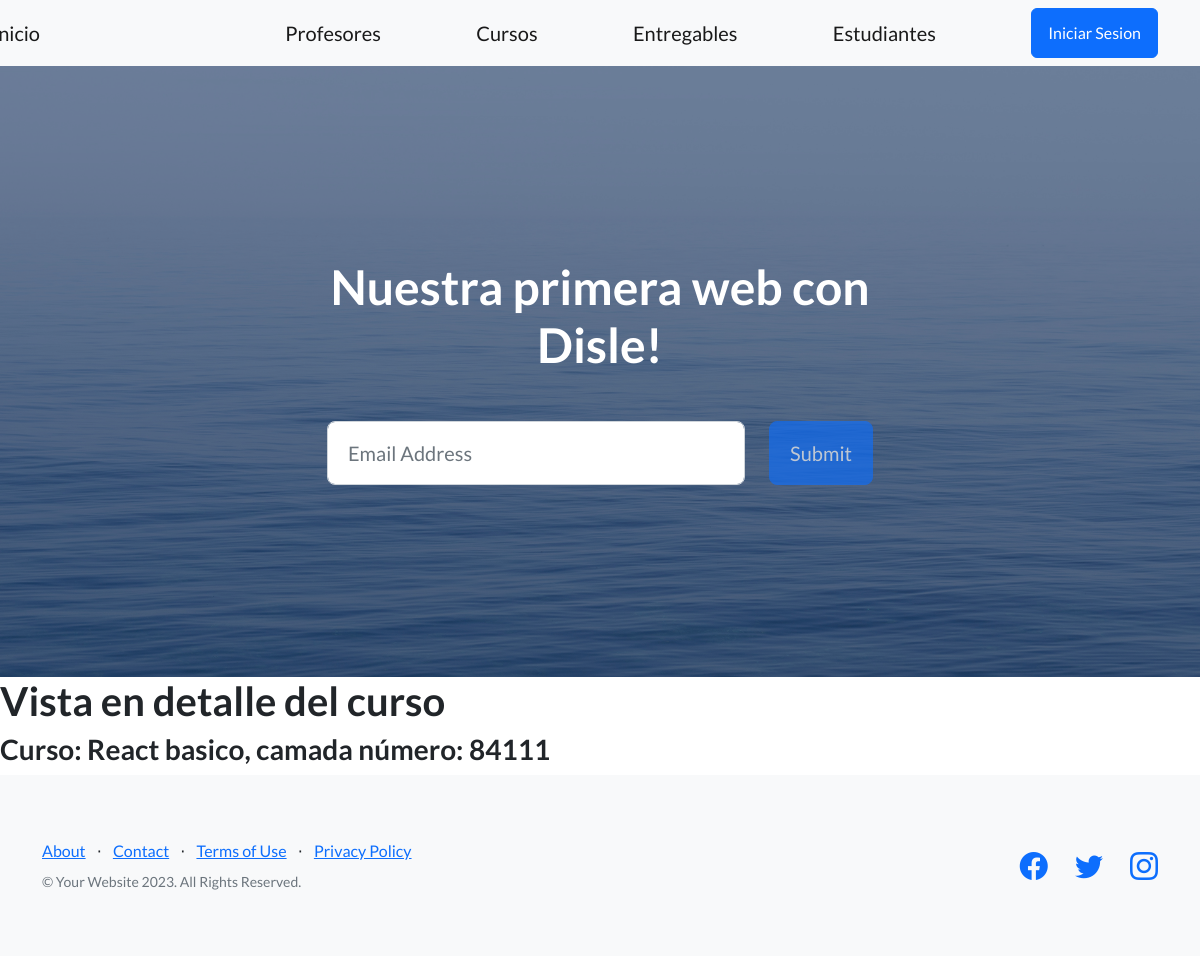
/app-coder/detalle-curso/4, run on an earlier commit of the app's database.
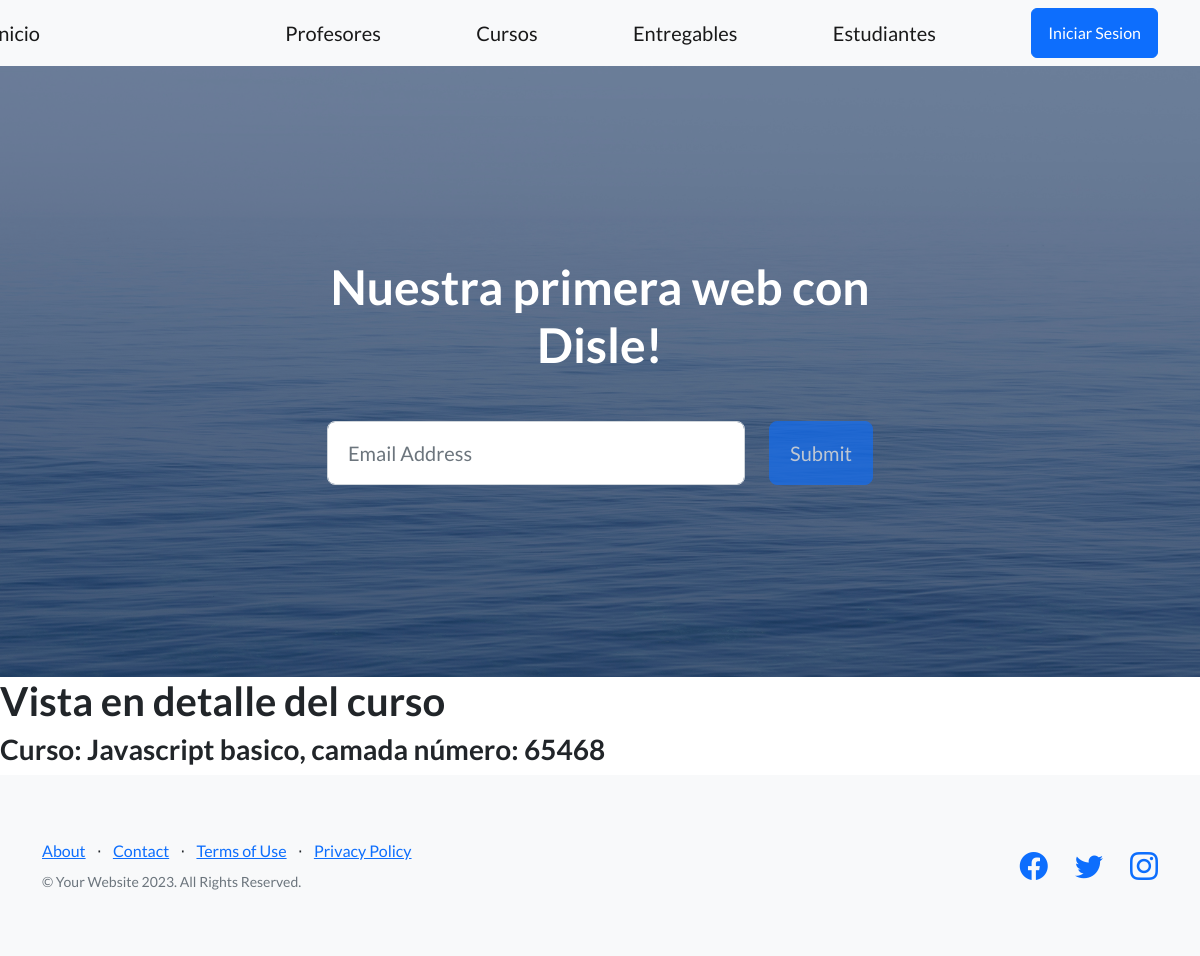
And on a later commit of the database.
### app_coder/models.py (models this page shows, shortened)
class Curso(models.Model):
    nombre = models.CharField(max_length=50)
    camada = models.IntegerField()
    class Meta():
        verbose_name = 'Course'
        verbose_name_plural = 'My Courses...'
        ordering = ('nombre', 'camada')

### app_coder/views.py (the view)
# urls.py: path('detalle-curso/<pk>', CursoDetail.as_view(), name = "DetalleCurso"), #Al no definir id como parametro en la class, se pone pk
class CursoDetail(DetailView):
    model=Curso
    template_name = 'curso_detail.html'
    context_object_name = 'curso'

### app_coder/templates/curso_detail.html
{% extends 'padre.html' %}
{% block contenidoquecambia %}
    <h1>Vista en detalle del curso</h1>
    <h3>Curso: {{curso.nombre}}, camada número: {{curso.camada}}</h3>
{% endblock contenidoquecambia %}

What changed in the data, as far as the page shows it:
changed Curso: nombre "React basico" → "Javascript basico"; camada "84111" → "65468"
